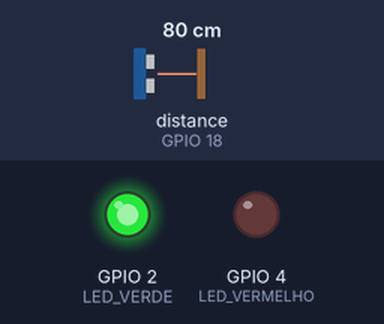
The program below on a simulated ESP32. Shown: output pins drawn as LEDs (lit = HIGH). Wiring (from diagram.json): ultrasonic range finder: trigger GPIO 5; echo GPIO 18. Inputs (shaded band) come from the test bench; at power-on: distance to the obstacle (sensor on GPIO 18) 80 cm. The echo pulse lasts 58.3 µs per cm; WiFi joins after 1.5 s; servers stay silent unless stated; no MQTT or app messages arrive unless stated; pins used as bus, display or sensor lines are not drawn; what the program prints to the serial monitor is not drawn.

Above: at 2.7 s.
2.8 s: distance to the obstacle (sensor on GPIO 18) set to 38 cm
8.8 s: distance to the obstacle (sensor on GPIO 18) set to 31 cm
At 13.0 s:
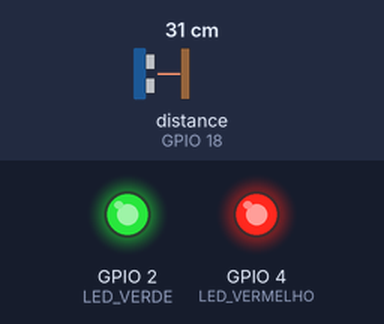
14.8 s: distance to the obstacle (sensor on GPIO 18) set to 23 cm
20.8 s: distance to the obstacle (sensor on GPIO 18) set to 18 cm
At 22.0 s:
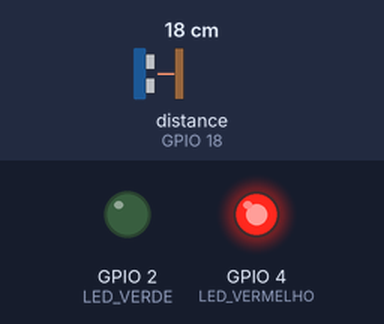
26.8 s: distance to the obstacle (sensor on GPIO 18) set to 35 cm
At 32.3 s:
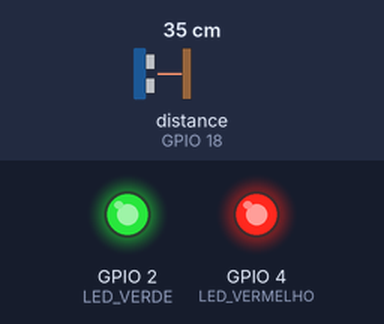
33.0 s: distance to the obstacle (sensor on GPIO 18) set to 60 cm
At 37.5 s:
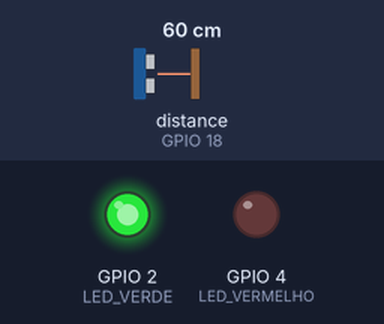
Timing chart, 0 to 39.0 s (numbered marks = the images above; inputs shaded):
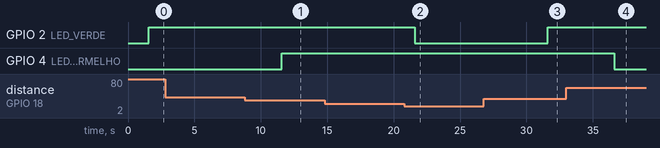

Measured:
- the behaviour switches between 36 and 35 cm on distance to the obstacle (sensor on GPIO 18) (found by bisection; images 0 and 1)
- the behaviour switches between 21 and 20 cm on distance to the obstacle (sensor on GPIO 18) (found by bisection; images 1 and 2)
- after the input at 2.8 s, every drawn part: stays the same
- after the input at 8.8 s, GPIO 4 (LED_VERMELHO): LOW → HIGH after 2.8 s
- after the input at 14.8 s, every drawn part: stays the same
- after the input at 20.8 s, GPIO 2 (LED_VERDE): HIGH → LOW after 0.78 s
- after the input at 26.8 s, GPIO 2 (LED_VERDE): LOW → HIGH after 4.8 s
- after the input at 33.0 s, GPIO 4 (LED_VERMELHO): HIGH → LOW after 3.6 s

The program:

main.cpp
```cpp
#include <WiFi.h>
#include <PubSubClient.h>

// ========================
// Configurações de Wi-Fi
// ========================
const char *SSID = "Wokwi-GUEST";
const char *PASSWORD = "";

// ========================
// Configurações de MQTT
// ========================
const char *BROKER_MQTT = "broker.hivemq.com";
const int BROKER_PORT = 1883;
const char *ID_MQTT = "esp32_mqtt";
const char *TOPIC_STATUS_VAGA = "fiap/iot/vaga/status";
const char *TOPIC_DISTANCIA = "fiap/iot/vaga/distancia";

// ========================
// Definição dos pinos
// ========================
#define TRIG_PIN 5
#define ECHO_PIN 18
#define LED_VERDE 2
#define LED_VERMELHO 4

// ========================
// Inicialização de Wi-Fi e MQTT
// ========================
WiFiClient espClient;
PubSubClient client(espClient);

// ========================
// Conecta ao Wi-Fi
// ========================
void setup_wifi() {
  delay(10);
  Serial.println();
  Serial.print("Conectando-se à rede Wi-Fi ");
  Serial.println(SSID);
  WiFi.begin(SSID, PASSWORD);
  while (WiFi.status() != WL_CONNECTED) {
    delay(500);
    Serial.print(".");
  }
  Serial.println("\nWi-Fi conectado com sucesso!");
  Serial.print("IP: ");
  Serial.println(WiFi.localIP());
}

// ========================
// Reconecta ao broker MQTT, se necessário
// ========================
void reconnect() {
  while (!client.connected()) {
    Serial.print("Conectando ao MQTT... ");
    if (client.connect(ID_MQTT)) {
      Serial.println("Conectado!");
    } else {
      Serial.print("Falha (rc=");
      Serial.print(client.state());
      Serial.println("). Tentando novamente em 5 segundos...");
      delay(5000);
    }
  }
}

// ========================
// Faz leitura da distância com o sensor HC-SR04
// ========================
long readUltrasonicDistance() {
  digitalWrite(TRIG_PIN, LOW);
  delayMicroseconds(2);
  digitalWrite(TRIG_PIN, HIGH);
  delayMicroseconds(10);
  digitalWrite(TRIG_PIN, LOW);
  long duration = pulseIn(ECHO_PIN, HIGH);
  long distance = duration * 0.034 / 2;
  return distance;
}

// ========================
// Setup inicial
// ========================
void setup() {
  Serial.begin(115200);

  pinMode(TRIG_PIN, OUTPUT);
  pinMode(ECHO_PIN, INPUT);
  pinMode(LED_VERDE, OUTPUT);
  pinMode(LED_VERMELHO, OUTPUT);

  setup_wifi();
  client.setServer(BROKER_MQTT, BROKER_PORT);
}

// ========================
// Loop principal
// ========================
void loop() {
  if (!client.connected()) {
    reconnect();
  }
  client.loop();

  long distancia = readUltrasonicDistance();
  String statusVaga;

  // ========================
  // Lógica de ocupação realista da vaga
  // ========================
  if (distancia < 10) {
    statusVaga = "erro de sensor (muito perto)";
    digitalWrite(LED_VERDE, LOW);
    digitalWrite(LED_VERMELHO, HIGH);
  } else if (distancia >= 10 && distancia < 20) {
    statusVaga = "ocupada";
    digitalWrite(LED_VERDE, LOW);
    digitalWrite(LED_VERMELHO, HIGH);
  } else if (distancia >= 20 && distancia < 35) {
    statusVaga = "mal posicionada";
    digitalWrite(LED_VERDE, HIGH);
    digitalWrite(LED_VERMELHO, HIGH);
  } else {
    statusVaga = "livre";
    digitalWrite(LED_VERDE, HIGH);
    digitalWrite(LED_VERMELHO, LOW);
  }

  // ========================
  // Debug no Serial Monitor
  // ========================
  Serial.print("Distância: ");
  Serial.print(distancia);
  Serial.print(" cm | Status: ");
  Serial.println(statusVaga);

  // ========================
  // Envia dados via MQTT
  // ========================
  client.publish(TOPIC_DISTANCIA, String(distancia).c_str(), true);
  client.publish(TOPIC_STATUS_VAGA, statusVaga.c_str(), true);

  delay(5000);  // Aguarda 5 segundos para nova leitura
}
```
